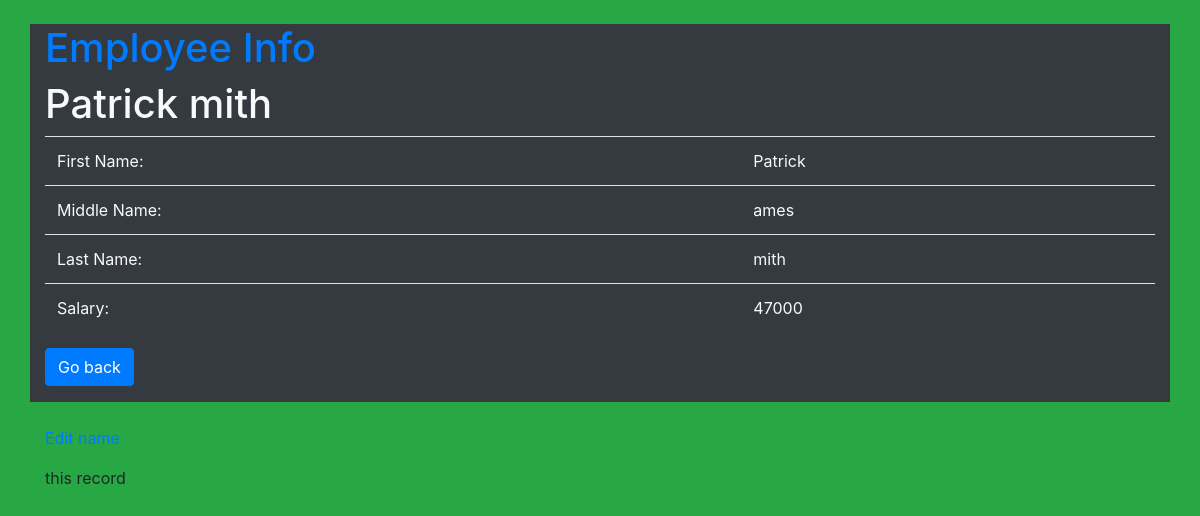
Screenshot of /employees/1 with the database file from the repository.
### demo_app/models.py (models this page shows)
class Employee(models.Model):
    first_name = models.CharField(max_length=50)
    middle_name = models.CharField(max_length=50)
    last_name = models.CharField(max_length=50)
    salary=models.IntegerField()
    department = models.ForeignKey(Department, related_name="employees",on_delete=models.CASCADE)
    created_at = models.DateTimeField(auto_now_add=True)
    updated_at = models.DateTimeField(auto_now=True)

### demo_app/views.py (the view)
# urls.py: path("employees/<int:employee_id>",views.employee_info),
def employee_info(request,employee_id):
    context ={
        "employee":Employee.objects.get(id=employee_id)
    }
    return render(request,"info.html",context)

### demo_app/templates/info.html (shortened to what this page needs)
<!DOCTYPE html>
<html lang="en">
<head>
    <link rel="stylesheet" href="https://stackpath.bootstrapcdn.com/bootstrap/4.3.1/css/bootstrap.min.css">
</head>
<body class="bg-success">
    <div class="container bg-dark text-light mt-4">
        <h1 class="text-primary">Employee Info</h1>
    <h1>{{employee.first_name}} {{employee.last_name}}</h1>
        <table class="table text-light">
            <tbody  >
                <tr>
                    <td>First Name:</td>
                    <td>{{employee.first_name}}</td>
                </tr>
                <tr>
                    <td>Middle Name:</td>
                    <td>{{employee.middle_name}}</td>
                </tr>
                <tr>
                    <td>Last Name:</td>
                    <td>{{employee.last_name}}</td>
                </tr>
                <tr>
                    <td>Salary:</td>
                    <td>{{employee.salary}}</td>
                </tr>
            </tbody>
        </table>
        <a href="/"class="btn btn-primary mb-3">Go back </a>
    </div>
    <div class="container mt-4"><p><a href="/employees/{{employee.id}}/edit">Edit name</a></p>this record</div>
</body>
</html>

### rows the page displays
Employee: first_name "Patrick", last_name "mith", middle_name "ames", salary "47000"
